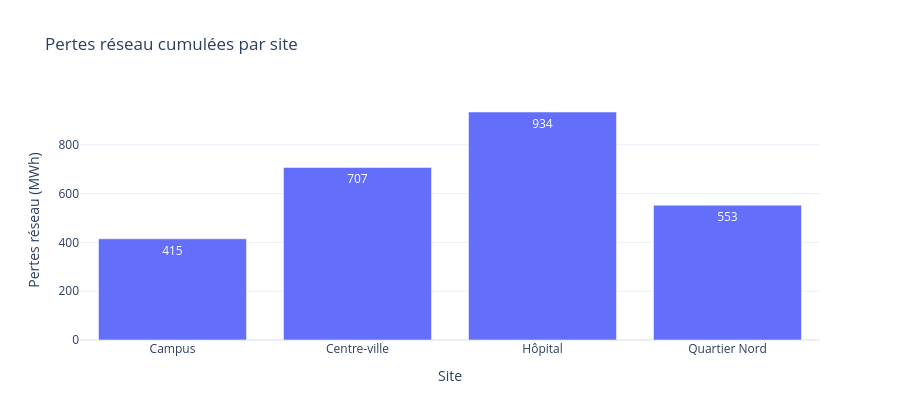

The cell this chart's notebook holds for it:
### Code cell
pertes_site = df_clean.groupby("site", as_index=False)["pertes_reseau_mwh"].sum()

fig = px.bar(
    pertes_site,
    x="site",
    y="pertes_reseau_mwh",
    title="Pertes réseau cumulées par site",
    labels={"site": "Site", "pertes_reseau_mwh": "Pertes réseau (MWh)"},
    text_auto=".0f",
)
fig.update_layout(template="plotly_white", height=420)
fig.show()

### Figure 1 — Plotly figure (JSON) as saved in the notebook; plotly's stock layout.template omitted (floating-point values rounded to 4 significant figures)
{"data": [{"hovertemplate": "Site=%{x}<br>Pertes réseau (MWh)=%{y}<extra></extra>", "legendgroup": "", "marker": {"color": "#636efa", "pattern": {"shape": ""}}, "name": "", "orientation": "v", "showlegend": false, "textposition": "auto", "texttemplate": "%{y:.0f}", "type": "bar", "x": ["Campus", "Centre-ville", "Hôpital", "Quartier Nord"], "xaxis": "x", "y": [414.8, 707.3, 934.4, 552.6], "yaxis": "y"}], "layout": {"barmode": "relative", "height": 420, "legend": {"tracegroupgap": 0}, "title": {"text": "Pertes réseau cumulées par site"}, "xaxis": {"anchor": "y", "domain": [0.0, 1.0], "title": {"text": "Site"}}, "yaxis": {"anchor": "x", "domain": [0.0, 1.0], "title": {"text": "Pertes réseau (MWh)"}}}}
